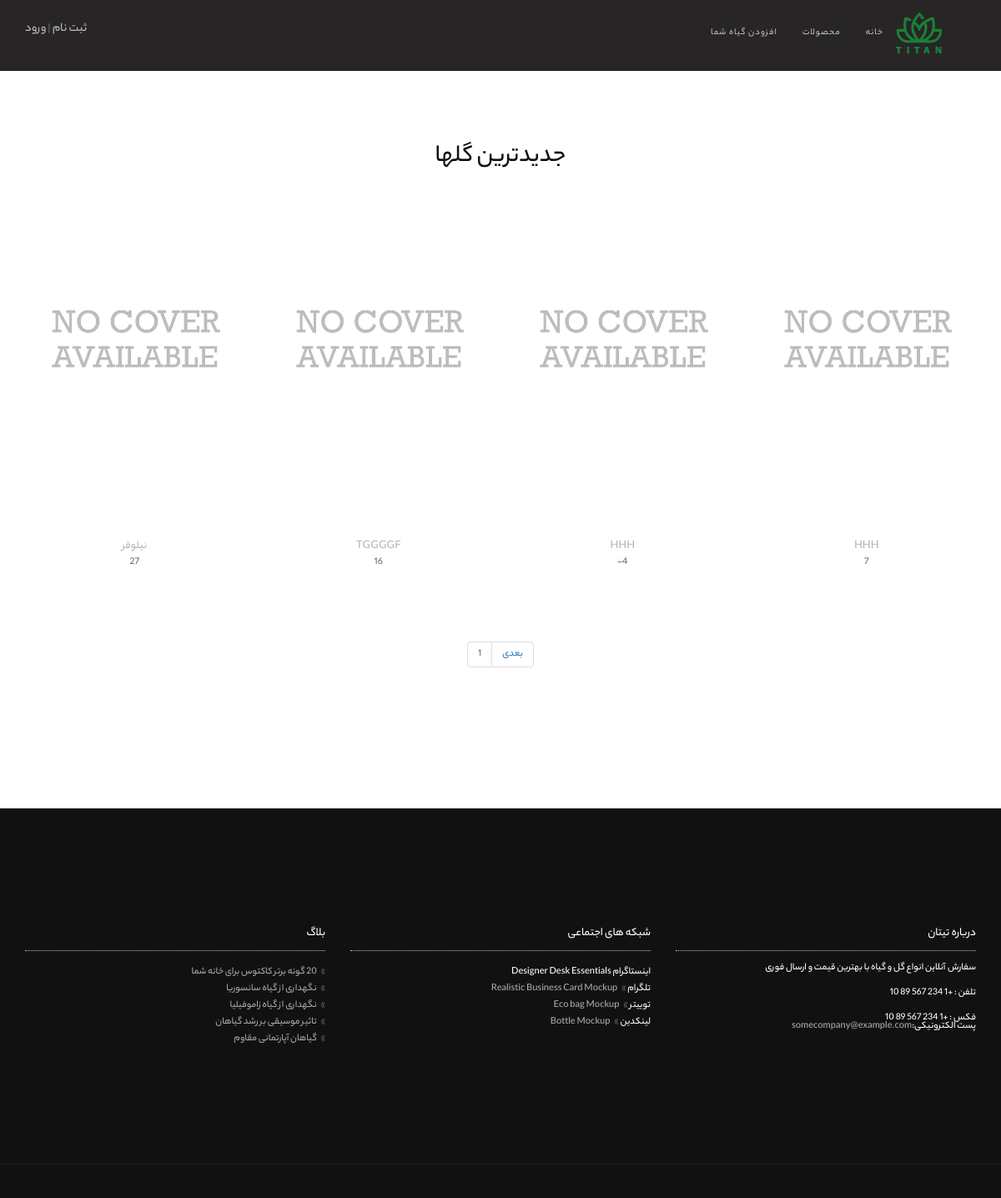
The page /flowers/ on the database as committed earlier.
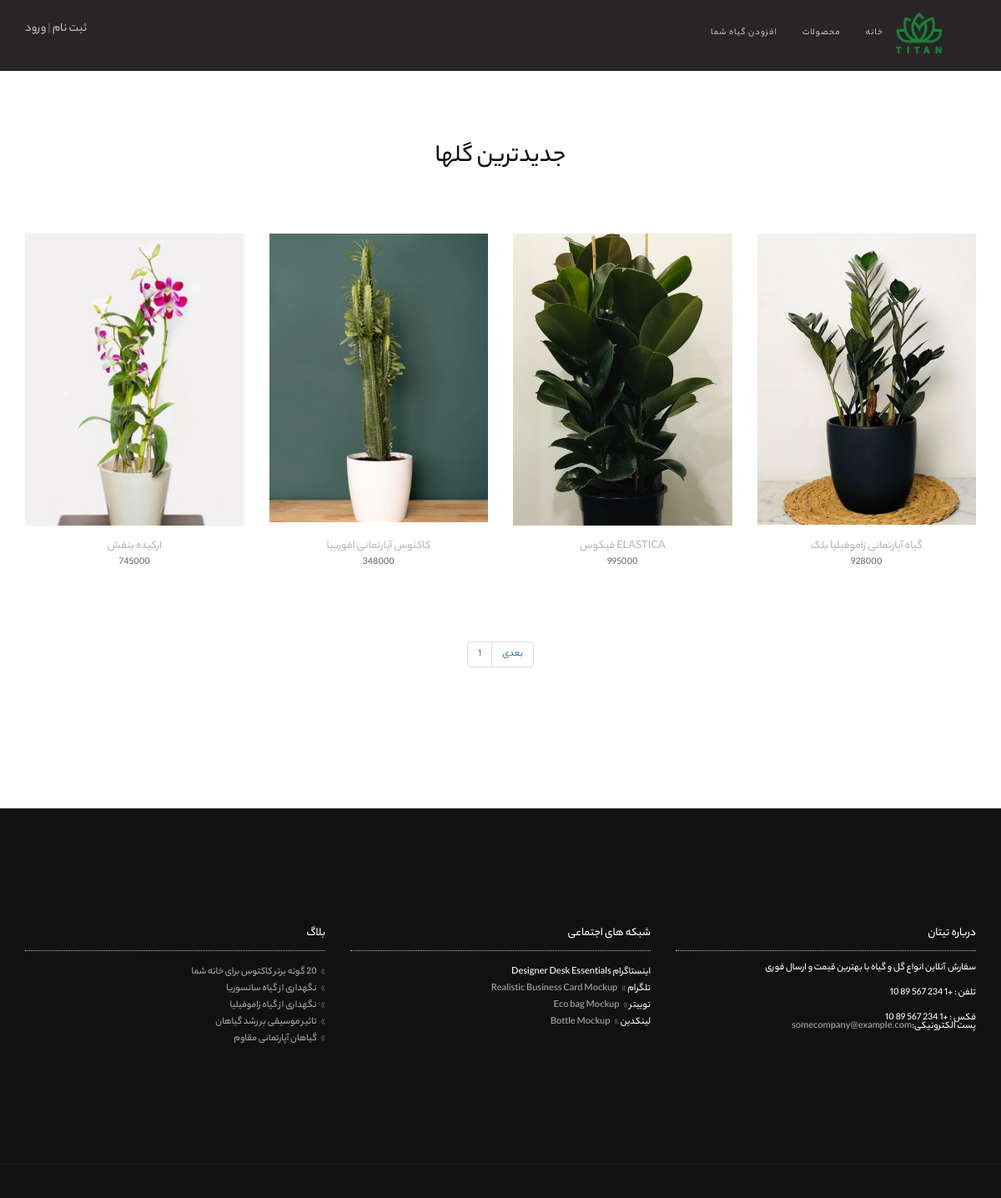
The same page on the database as committed later.
### flowers/models.py (models this page shows, shortened)
class Flower(models.Model):
    title = models.CharField(max_length=225)
    seller = models.ForeignKey(get_user_model(), on_delete=models.CASCADE, null=True)
    description = models.TextField()
    price = models.IntegerField()
    cover = models.ImageField(upload_to='covers/', blank=True)
    def get_absolute_url(self):
        return reverse('flower_detail', args=[self.id])

### flowers/views.py (the view)
# urls.py: path('', views.FlowerListView.as_view(), name='flower_list'),
class FlowerListView(generic.ListView):
    queryset = Flower.objects.order_by('-id')
    model = Flower
    template_name = 'flowers/flower_list.html'
    context_object_name = 'flowers'
    paginate_by = 4

### flowers/templates/flowers/flower_list.html (shortened to what this page needs)
{% extends '_base.html' %}
{% load static %}
{% load flower_tags %}
{% block content %}
    <section class="module-small" style="padding: 146px 0;">
        <div class="container">
            <div class="row">
                <div class="col-sm-6 col-sm-offset-3">
                    <h2 class="module-title" style="letter-spacing: 0;">جدیدترین گلها</h2>
                </div>
            </div>
            <div class="row multi-columns-row">
                {% for flower in flowers %}
                    <a href="{{ flower.get_absolute_url }}">
                        <div class="col-sm-6 col-md-3 col-lg-3">
                            <div class="shop-item">
                                <div class="shop-item-image" style="height: 35rem;">
                                    {% if flower.cover %}
                                        <img src="{{ flower.cover.url }}" alt="Accessories Pack"/>
                                    {% else %}
                                        <img src="{% static 'assets/images/shop/No_Cover.jpg' %}"
                                             alt="Accessories Pack"/>
                                    {% endif %}
                                </div>
                                <h4 class="shop-item-title font-alt"><a href="{{ flower.get_absolute_url }}">{{ flower.description }}</a></h4>
                                <p>{{ flower.price }}</p>
                            </div>
                        </div>
                    </a>
                {% endfor %}
            </div>
            <div class="row mt-30">
                <div class="col-sm-12 align-center">
                    <nav aria-label="Page navigation">
                <ul class="pagination justify-content-center">
                    <li class="page-item"><a class="page-link" href="#">{{ page_obj.number }}</a></li>
                    {% if page_obj.has_next %}
                        <li class="page-item"><a class="page-link" href="?page={{ page_obj.next_page_number }}">بعدی</a></li>
                    {% endif %}
                </ul>
            </nav>
                </div>
            </div>
        </div>
    </section>
{% endblock %}

Rows that differ between the two databases and show on the page:
removed Flower: description "نیلوفر", price "27"
removed Flower: description "TGGGGF", price "16"
removed Flower: description "HHH", price "-4"
removed Flower: description "HHH", price "7"
added Flower: cover (picture), description "ارکیده بنفش", price "745000"
added Flower: cover (picture), description "کاکتوس آپارتمانی افوربیا", price "348000"
added Flower: cover (picture), description "فیکوس ELASTICA", price "995000"
added Flower: cover (picture), description "گیاه آپارتمانی زاموفیلیا بلک", price "928000"
